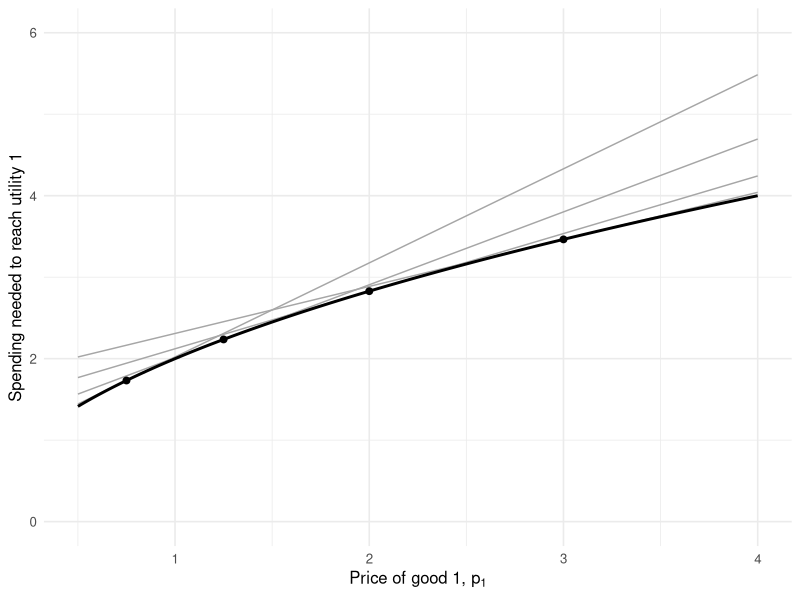

Write R code to recreate this figure.
## ---- chunk 1
#| label: tbl-check
#| tbl-cap: "Envelope shortcut versus the exact change in the cost of reaching the same utility."
a <- 0.5; u_bar <- 1; p2 <- 1; p0 <- 1

# Expenditure function for Cobb-Douglas (closed form)
e <- function(p1) u_bar * (p1 / a)^a * (p2 / (1 - a))^(1 - a)
x1_now <- a * e(p0) / p0          # quantity of good 1 bought at p0

dp <- c(0.01, 0.05, 0.10, 0.25, 0.50, 1.00)
check <- data.frame(
  rise     = dp,
  exact    = e(p0 + dp) - e(p0),
  shortcut = x1_now * dp
)
check$error_pct <- 100 * (check$shortcut - check$exact) / check$exact

knitr::kable(check, digits = c(2, 4, 4, 1),
             col.names = c("Price rise", "Exact cost increase",
                           "Shortcut (x1 × rise)", "Shortcut error (%)"))
## ---- chunk 2
#| label: fig-envelope
#| fig-cap: "Grey lines: the cost of keeping one fixed bundle as the price of good 1 changes. Black curve: the cost when the consumer re-optimises at every price. The black curve is the lower envelope of the grey lines and touches each one at the price where that bundle is optimal."
library(ggplot2)

h1 <- function(p1) a * e(p1) / p1
p_grid <- seq(0.5, 4, length.out = 200)

fixed_bundle_line <- function(p_anchor) {
  x1 <- h1(p_anchor)
  x2 <- (1 - a) * e(p_anchor) / p2
  data.frame(p1 = p_grid, cost = p_grid * x1 + p2 * x2, anchor = p_anchor)
}

lines_df <- do.call(rbind, lapply(c(0.75, 1.25, 2, 3), fixed_bundle_line))
env_df   <- data.frame(p1 = p_grid, cost = e(p_grid))
touch_df <- data.frame(p1 = c(0.75, 1.25, 2, 3), cost = e(c(0.75, 1.25, 2, 3)))

ggplot() +
  geom_line(data = lines_df, aes(p1, cost, group = anchor),
            colour = "grey65", linewidth = 0.5) +
  geom_line(data = env_df, aes(p1, cost), linewidth = 1) +
  geom_point(data = touch_df, aes(p1, cost), size = 2) +
  coord_cartesian(ylim = c(0, 6)) +
  labs(x = expression("Price of good 1, " * p[1]),
       y = "Spending needed to reach utility 1") +
  theme_minimal(base_size = 12)
